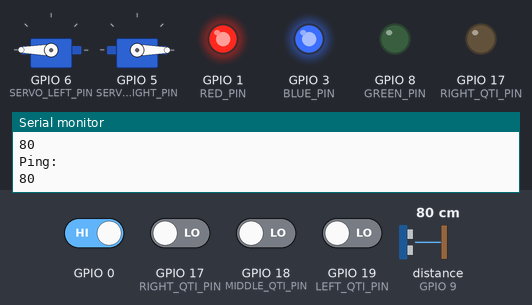
This sketch was run on a simulated ESP32-S3. Shown: 2 × servo, output pins drawn as LEDs (lit = HIGH), the last lines printed to the serial monitor. Wiring (inferred from the names in the program): ultrasonic range finder: trigger GPIO 9; echo GPIO 9. The test bench sets the inputs (shaded band); at power-on: GPIO 0 HIGH, GPIO 17 (RIGHT_QTI_PIN), GPIO 18 (MIDDLE_QTI_PIN), GPIO 19 (LEFT_QTI_PIN) LOW, distance to the obstacle (sensor on GPIO 9) 80 cm. The echo pulse lasts 58.3 µs per cm.

Above: at 1.2 s.
1.3 s: distance to the obstacle (sensor on GPIO 9) set to 87 cm
At 4.1 s:
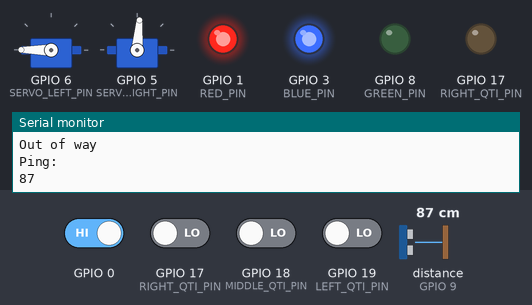
4.3 s: GPIO 0 driven LOW
At 5.7 s:
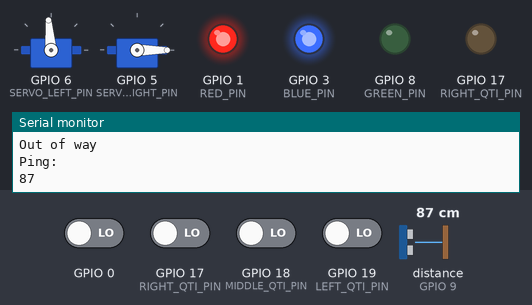
6.7 s: distance to the obstacle (sensor on GPIO 9) set to 2 cm
At 13.5 s:
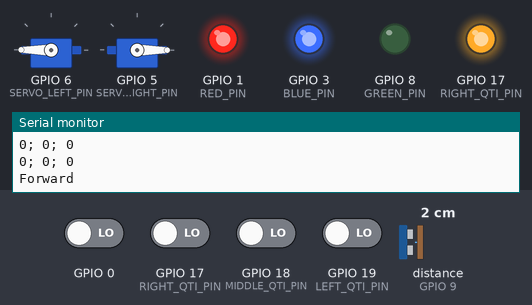
Timing chart, 0 to 15.0 s (numbered marks = the images above; inputs shaded):
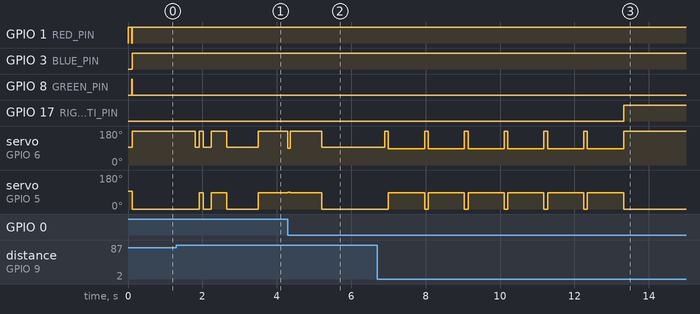

Measured:
- the behaviour switches between 82 and 83 cm on distance to the obstacle (sensor on GPIO 9) (found by bisection; images 0 and 1)
- after the input at 1.3 s, servo on GPIO 6 (SERVO_LEFT_PIN): goes 95° 0.11 s, 180° 0.11 s, 95° 0.21 s, 180° 0.42 s, 95° 0.85 s, then 180°, starting after 0.51 s; servo on GPIO 5 (SERVO_RIGHT_PIN): goes 85° 0.11 s, 0° 0.21 s, 85° 0.42 s, 0° 0.85 s, then 85°, starting after 0.61 s
- after the input at 4.3 s, servo on GPIO 6 (SERVO_LEFT_PIN): 180° → 95° after 0.91 s; servo on GPIO 5 (SERVO_RIGHT_PIN): 85° → 0° after 0.91 s
- after the input at 6.7 s, GPIO 17 (RIGHT_QTI_PIN): LOW → HIGH after 6.6 s

The sketch:

Autonomous_Bot.ino
```cpp
#include <Servo.h>
#include <SPI.h> //WIFI
#include <WiFi.h> //WIFI

Servo servoLeft, servoRight;
char ssid[] = "CMU"; //  your network SSID (name)

int wifiStatus = WL_IDLE_STATUS;
char server[] = "128.237.140.220";
int port = 8000;
String server_str(server);
WiFiClient client;

//Interface
// Don't use this pins: 4, 7, 10, 11, 12, 13
const int SERVO_RIGHT_PIN = 5;
const int SERVO_LEFT_PIN = 6;

const int PING_PIN = 9;
const int SWITCH_PIN = 2;
const int RED_PIN = 1;
const int BLUE_PIN = 3;
const int GREEN_PIN = 8;
const int RIGHT_QTI_PIN = 17;
const int MIDDLE_QTI_PIN = 18;
const int LEFT_QTI_PIN = 19;

const int STATE_PRE_START = -1;
const int STATE_SEARCHING = 0;
const int STATE_FOUND = 1;
const int STATE_NOT_FOUND = 2;
const int STATE_DOCKED = 3;
const int STATE_TURNED = 4;
const int STATE_HOME = 5;

// These are the values, when we assume that underneath a QTI sensor is a black surface.
const int BOUNDARY_QTI_THRESHOLD = 1000;
const int MIDDLE_QTI_THRESHOLD = 1000;

int state;
unsigned long start_time, end_time;
unsigned long time_delta = 0;

// -------------------------------------------------------------------------------------
// Block to define debugging
boolean useSerial = true;

void debug(int message){
  String msg = String(message);
  debug(msg);
}

void debug(char* message){
  String msg = String(message);
  debug(msg);
}

void debug(String message){
  if (useSerial){
    Serial.println(message);
  }
  else {
    client.println(message);
    while (client.available()){
      client.read();
    }
  }
}

// -------------------------------------------------------------------------------------
// Initial ENCO BOT setup
void setup() {
  Serial.begin(9600);

  if (!useSerial){
    // check for the presence of the shield:
    if (WiFi.status() == WL_NO_SHIELD) {
      Serial.println("WiFi shield not present");
      while(true);
    }

    // attempt to connect to Wifi network:
    while (wifiStatus != WL_CONNECTED) {
      Serial.print("Attempting to connect to SSID: ");
      Serial.println(ssid);
      wifiStatus = WiFi.begin(ssid);
    }

    if (client.connect(server, port)){
      Serial.println("Connection established");
    }
    else {
      Serial.println("Connection failed");
    }
  }

  state = STATE_SEARCHING;
  servoLeft.attach(SERVO_LEFT_PIN);
  servoRight.attach(SERVO_RIGHT_PIN);
  halt();

  //Set LED pins
  pinMode(RED_PIN, OUTPUT);
  pinMode(GREEN_PIN, OUTPUT);
  pinMode(BLUE_PIN, OUTPUT);

  attachInterrupt(0, switchInterrupt, CHANGE);
}

// -------------------------------------------------------------------------------------
// Interrupt on press/release the switch
void switchInterrupt(){
  if (state==STATE_FOUND){
    state = STATE_DOCKED;
    end_time = millis();
    time_delta = end_time - start_time;
    debug("Time passed:");
    debug(time_delta);
    halt();
  }
}

void goForward(){
  servoLeft.write(180);
  servoRight.write(0);
}

void goRight(){
  servoLeft.write(180);
  servoRight.write(85);
}

void goLeft(){
  servoLeft.write(95);
  servoRight.write(0);
}

void halt(){
  servoLeft.write(90);
  servoRight.write(90);
}

// returns distance to an object in cm, Code was taken here http://arduino.cc/en/Tutorial/Ping?from=Tutorial.UltrasoundSensor
int pingTarget() {
  debug("Ping:");

  long duration, cm;

  // The PING))) is triggered by a HIGH pulse of 2 or more microseconds.
  // Give a short LOW pulse beforehand to ensure a clean HIGH pulse:
  pinMode(PING_PIN, OUTPUT);
  digitalWrite(PING_PIN, LOW);
  delayMicroseconds(2);
  digitalWrite(PING_PIN, HIGH);
  delayMicroseconds(5);
  digitalWrite(PING_PIN, LOW);

  // The same pin is used to read the signal from the PING))): a HIGH
  // pulse whose duration is the time (in microseconds) from the sending
  // of the ping to the reception of its echo off of an object.
  pinMode(PING_PIN, INPUT);
  duration = pulseIn(PING_PIN, HIGH);
  cm = microsecondsToCentimeters(duration);

  debug(cm);

  delay(100); //MAKE ME FASTER
  return cm;
}

long microsecondsToCentimeters(long microseconds)
{
  // The speed of sound is 340 m/s or 29 microseconds per centimeter.
  // The ping travels out and back, so to find the distance of the
  // object we take half of the distance travelled.
  return microseconds / 29 / 2;
}

// LED - Search for Target
void setRED_LED() {
  digitalWrite(RED_PIN, HIGH);
  digitalWrite(GREEN_PIN, LOW);
  digitalWrite(BLUE_PIN, LOW);
}

// LED - Target found
void setGREEN_LED() {
  digitalWrite(RED_PIN, LOW);
  digitalWrite(GREEN_PIN, HIGH);
  digitalWrite(BLUE_PIN, LOW);
}

// LED - Pause
void setBLUE_LED() {
  digitalWrite(RED_PIN, LOW);
  digitalWrite(GREEN_PIN, LOW);
  digitalWrite(BLUE_PIN, HIGH);
}

// LED - Go to Target
void setPURPLE_LED() {
  digitalWrite(RED_PIN, HIGH);
  digitalWrite(GREEN_PIN, LOW);
  digitalWrite(BLUE_PIN, HIGH);
}

void scanningTurnRight(){
  servoLeft.write(94);
  servoRight.write(94);
}

void scanningTurnLeft(){
  servoLeft.write(87);
  servoRight.write(87);
}

// Going forward
void goToTarget() {
  debug("Going to target");
  setPURPLE_LED();
  goForward();
  delay(5000); //SHOULD BE CALIBRATED
}

// Going forward v2
void goToTarget2() {
  debug("Going to target");
  setPURPLE_LED();
  goForward();
  int initialDistance = pingTarget();
  int distance = initialDistance;
  debug("Distance to target = ");
  debug(distance);
  int numberOfOuts = 0;
  int oneSideCycle = 1; // SHOULD BE CALIBRATED
  int outCycle = 0;
  boolean goesRight = false;

  while (distance>10) {
    int newDistance = pingTarget();
    debug("New distance to target = ");
    debug(newDistance);
    if (newDistance > distance + 2){
      debug("Out");
      numberOfOuts++;
      if (numberOfOuts>3){
        debug("Out of way");
        // SHOULD BE CALIBRATED
        outCycle ++;
        if (outCycle>oneSideCycle){
          goesRight = !goesRight;
          oneSideCycle *= 2;
        }
        if (goesRight){
          goRight();
        }
        else {
          goLeft();
        }
      }
    }
    else {
      /*if (numberOfOuts > 3){  // WHAT IT IS FOR? (Yury)
        delay(500);
      }*/
      goForward();
      numberOfOuts = 0;
      outCycle = 0;
      distance = newDistance;
    }
  }
}

// Finding target using sonar
void findTarget(){
  debug("Scanning for Target");

  setRED_LED();
  scanningTurnRight();

  int searchStatus = 0; //0 - not found, 1 - found
  int minDistance = 3; //cm SHOULD BE CALIBRATED
  int maxDistance = 180; //cm SHOULD BE CALIBRATED
  int targetDistance = maxDistance;
  const int left = 0, right = 1, loopLength=15;
  int searchLoop = 100;
  int side = right;
  int iteration = 1;
  int currentLoop = loopLength * iteration;
  while (searchLoop > 0 && searchStatus == 0) {
    if (currentLoop > 0){
      currentLoop --;
    }
    else {
      iteration ++;
      currentLoop = loopLength * iteration;
      side = 1 - side;
      if (side==left) {
        scanningTurnLeft();
      }
      else {
        scanningTurnRight();
      }
    }

    targetDistance = pingTarget();

   if (targetDistance < minDistance) {
      //do something
      debug("Target is too close");
    }
    else if(targetDistance < maxDistance) {
      searchStatus = 1;
      debug("Target found");
      setGREEN_LED();
      state = STATE_FOUND;
    }
    searchLoop--;
    delay(10);
  }

  if (searchStatus == 0) {
    debug("Target not found. Go to pause regime");
    setBLUE_LED();
    delay(2000); // SHOULD BE DELETED
  }
}

// Turning 180 degrees back home
void turnHome(){
  for (int i=0; i<6; i++){
    goForward();
    delay(100);
    scanningTurnLeft();
    delay(970);
  }
  halt();
  state = STATE_TURNED;
  Serial.println("Turn Finished");
}

// Return time http://learn.parallax.com/KickStart/555-27401
long RCTime(int sensorIn){
  long duration = 0;
  pinMode(sensorIn, OUTPUT);     // Make pin OUTPUT
  digitalWrite(sensorIn, HIGH);  // Pin HIGH (discharge capacitor)
  delay(1);                      // Wait 1ms
  pinMode(sensorIn, INPUT);      // Make pin INPUT
  digitalWrite(sensorIn, LOW);   // Turn off internal pullups
  while(digitalRead(sensorIn)){  // Wait for pin to go LOW
    duration++;
  }
  return duration;
}

boolean leftWasBlack = false;
boolean rightWasBlack = false;

// Following the black line
void followBlackLine()
{
  int rightQtiRCTime = RCTime(RIGHT_QTI_PIN);
  int middleQtiRCTime = RCTime(MIDDLE_QTI_PIN);
  int leftQtiRCTime = RCTime(LEFT_QTI_PIN);

  boolean isRightBlack = rightQtiRCTime > BOUNDARY_QTI_THRESHOLD;
  boolean isMiddleBlack = middleQtiRCTime > MIDDLE_QTI_THRESHOLD;
  boolean isLeftBlack = leftQtiRCTime > BOUNDARY_QTI_THRESHOLD;

  //Serial.println("IR");
  //Serial.println(blackLineTurns);
  String message = String(rightQtiRCTime) + "; " + String(middleQtiRCTime) + "; " + String(leftQtiRCTime);
  String message2 = String(isRightBlack) + "; " + String(isMiddleBlack) + "; " + String(isLeftBlack);
  debug(String(leftWasBlack));
  debug(String(rightWasBlack));

  debug(message);
  debug(message2);

  if ((isRightBlack && isMiddleBlack && rightWasBlack && leftWasBlack)
    ||(isLeftBlack && isMiddleBlack && rightWasBlack && leftWasBlack))
  {
    debug("Stop");
    servoLeft.write(90);
    servoRight.write(90);
    state = STATE_HOME;
    //rightWasBlack = false;
    //leftWasBlack = false;
  }
  else if (isRightBlack && !isLeftBlack)
  {
    debug("Right");
    rightWasBlack = true;
    servoLeft.write(180);
    servoRight.write(90);
  }
  else if (!isRightBlack && isLeftBlack)
  {
    debug("Left");
    leftWasBlack = true;
    servoLeft.write(90);
    servoRight.write(0);
  }
  else
  {
    debug("Forward");
    servoLeft.write(180);
    servoRight.write(0);
  }

  delay(50);
}

void loop()
{
  if (state == STATE_SEARCHING) {
    findTarget();
  }
  else if (state == STATE_FOUND){
    start_time = millis();
    //goToTarget();
    goToTarget2();
  }
  else if (state == STATE_DOCKED){
    turnHome();
  }
  else if (state == STATE_TURNED){
    Serial.println("Going Home");
    followBlackLine();
  }
}
```
